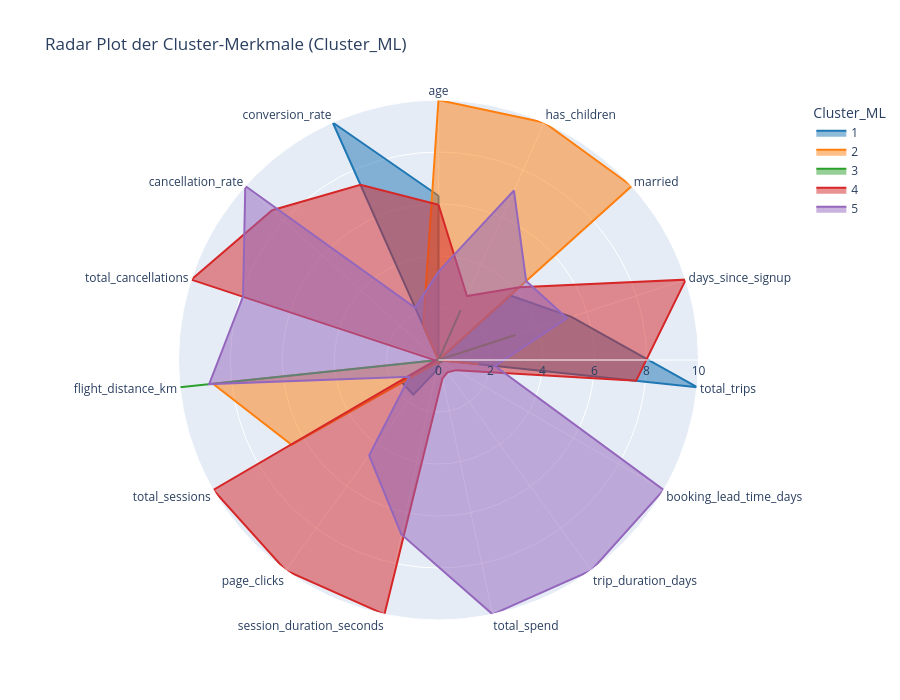

Source (notebook cell):
### Markdown cell above
# Woche 3: Musteranalyse & Perk-Zuweisung (Dateien: 04Session_base_ML.csv)

### Code cell
# 📊 Einheitliches Skript: Cluster-Radarplot + Tabelle + Countplot
import pandas as pd
import numpy as np
import matplotlib.pyplot as plt
import seaborn as sns
import plotly.express as px
from sklearn.preprocessing import MinMaxScaler
from IPython.display import display

# Farb-Maps (Plotly + Seaborn)
COLOR_MAP_CLUSTER_PLOTLY = {
    1: 'rgb(31, 119, 180)',   # Blau
    2: 'rgb(255, 127, 14)',   # Orange
    3: 'rgb(44, 160, 44)',    # Grün
    4: 'rgb(214, 39, 40)',    # Rot
    5: 'rgb(148, 103, 189)',  # Lila
}
COLOR_MAP_CLUSTER_SEABORN = {
    1: (31/255, 119/255, 180/255),
    2: (255/255, 127/255, 14/255),
    3: (44/255, 160/255, 44/255),
    4: (214/255, 39/255, 40/255),
    5: (148/255, 103/255, 189/255),
}
COLOR_DISCRETE_MAP_PLOTLY = {str(k): v for k, v in COLOR_MAP_CLUSTER_PLOTLY.items()}

# Perk-Zuordnung
PERKS = [
    'Kostenloses aufgegebenes Gepäckstück',
    'Exklusive Rabatte',
    'Kostenloses Hotelessen',
    'Keine Stornierungsgebühren',
    '1 kostenlose Hotelübernachtung mit Flug'
]
cluster_to_perk_map = {
    2: PERKS[0], # Max. age -> Familien
    5: PERKS[4], # Max. total_spend -> Luxus
    4: PERKS[1], # Niedrig -> Rabatte
    3: PERKS[3], # Max. total_trips -> Viel-Bucher
    1: PERKS[2], # Max. Engagement -> Recherchierer
}
# Radarplot-Funktion
def erstelle_cluster_radar_plot(df_raw, grouping_col_name, exclude_cols, r_label, title_format):
    df_processed = df_raw.copy()

    # Nur numerische Features außer den auszuschließenden
    metric_cols = [
        c for c in df_processed.columns 
        if c not in exclude_cols and pd.api.types.is_numeric_dtype(df_processed[c])
    ]
    metric_cols = [c for c in metric_cols if c != grouping_col_name]

    # Gruppierung und Mittelwerte
    grouped_means = df_processed.groupby(grouping_col_name)[metric_cols].mean()

    # Skalierung auf 0–10
    scaler = MinMaxScaler()
    df_normalized = pd.DataFrame(
        scaler.fit_transform(grouped_means),
        index=grouped_means.index,
        columns=grouped_means.columns
    ) * 10
    df_normalized[grouping_col_name] = df_normalized.index

    # Long-Format für Plotly
    df_plot = df_normalized.melt(
        id_vars=grouping_col_name,
        var_name="Metrik",
        value_name=r_label
    )
    df_plot[grouping_col_name] = df_plot[grouping_col_name].astype(str)

    # Radarplot
    fig = px.line_polar(
        df_plot,
        r=r_label,
        theta="Metrik",
        color=grouping_col_name,
        line_close=True,
        title=title_format.format(group_col=grouping_col_name),
        color_discrete_map=COLOR_DISCRETE_MAP_PLOTLY
    )
    fig.update_traces(fill="toself")
    fig.update_layout(
        polar=dict(radialaxis=dict(visible=True, range=[0, 10])),
        height=700
    )
    display(fig)

# Daten vorbereiten
df_final = df_customer_data.copy()   # dein Original-DF
df_final["zugewiesener_Perk"] = df_final["Cluster_ML"].map(cluster_to_perk_map)

# Tabelle (Cluster-Profiling)
numerical_features = ["total_trips","total_spend","age","session_duration_seconds","page_clicks","total_cancellations"]
cluster_profiling = df_final.groupby("Cluster_ML")[numerical_features].mean().reset_index()
cluster_profiling["zugewiesener_Perk"] = cluster_profiling["Cluster_ML"].map(cluster_to_perk_map)

print("\n!!! STATISTISCHE ZUORDNUNGSTABELLE (Mittelwerte pro Cluster) !!!")
print(cluster_profiling.to_string(index=False, float_format="%.2f"))

# Radarplot
plt.figure(figsize=(5, 5))
erstelle_cluster_radar_plot(
    df_raw=df_final,
    grouping_col_name="Cluster_ML",
    exclude_cols=["user_id","zugewiesener_Perk"],
    r_label="Wert (0-10)",
    title_format="Radar Plot der Cluster-Merkmale ({group_col})"
)

### Figure 1 — Plotly figure (JSON) as saved in the notebook; plotly's stock layout.template omitted (floating-point values rounded to 4 significant figures)
{"data": [{"fill": "toself", "hovertemplate": "Cluster_ML=1<br>Wert (0-10)=%{r}<br>Metrik=%{theta}<extra></extra>", "legendgroup": "1", "line": {"color": "rgb(31, 119, 180)", "dash": "solid"}, "marker": {"symbol": "circle"}, "mode": "lines", "name": "1", "r": [6.319, 0.0, 3.709, 5.377, 10.0, 0.0, 0.0008098, 0.1304, 0.4349, 1.654, 1.66, 0.0, 0.004378, 0.002568, 10.0, 6.319], "showlegend": true, "subplot": "polar", "theta": ["age", "has_children", "married", "days_since_signup", "total_trips", "booking_lead_time_days", "trip_duration_days", "total_spend", "session_duration_seconds", "page_clicks", "total_sessions", "flight_distance_km", "total_cancellations", "cancellation_rate", "conversion_rate", "age"], "type": "scatterpolar"}, {"fill": "toself", "hovertemplate": "Cluster_ML=2<br>Wert (0-10)=%{r}<br>Metrik=%{theta}<extra></extra>", "legendgroup": "2", "line": {"color": "rgb(255, 127, 14)", "dash": "solid"}, "marker": {"symbol": "circle"}, "mode": "lines", "name": "2", "r": [10.0, 10.0, 10.0, 0.0, 1.556, 0.02645, 0.0, 0.1876, 0.03847, 0.1471, 6.526, 8.722, 0.0, 0.0, 1.444, 10.0], "showlegend": true, "subplot": "polar", "theta": ["age", "has_children", "married", "days_since_signup", "total_trips", "booking_lead_time_days", "trip_duration_days", "total_spend", "session_duration_seconds", "page_clicks", "total_sessions", "flight_distance_km", "total_cancellations", "cancellation_rate", "conversion_rate", "age"], "type": "scatterpolar"}, {"fill": "toself", "hovertemplate": "Cluster_ML=3<br>Wert (0-10)=%{r}<br>Metrik=%{theta}<extra></extra>", "legendgroup": "3", "line": {"color": "rgb(44, 160, 44)", "dash": "solid"}, "marker": {"symbol": "circle"}, "mode": "lines", "name": "3", "r": [0.0, 2.098, 0.0, 3.105, 0.0, 0.1791, 0.08467, 0.0, 0.0, 0.0, 0.0, 10.0, 0.0, 0.0, 0.0, 0.0], "showlegend": true, "subplot": "polar", "theta": ["age", "has_children", "married", "days_since_signup", "total_trips", "booking_lead_time_days", "trip_duration_days", "total_spend", "session_duration_seconds", "page_clicks", "total_sessions", "flight_distance_km", "total_cancellations", "cancellation_rate", "conversion_rate", "age"], "type": "scatterpolar"}, {"fill": "toself", "hovertemplate": "Cluster_ML=4<br>Wert (0-10)=%{r}<br>Metrik=%{theta}<extra></extra>", "legendgroup": "4", "line": {"color": "rgb(214, 39, 40)", "dash": "solid"}, "marker": {"symbol": "circle"}, "mode": "lines", "name": "4", "r": [5.969, 2.692, 4.187, 10.0, 7.643, 0.7796, 0.5854, 0.7257, 10.0, 10.0, 10.0, 0.1226, 10.0, 8.61, 7.381, 5.969], "showlegend": true, "subplot": "polar", "theta": ["age", "has_children", "married", "days_since_signup", "total_trips", "booking_lead_time_days", "trip_duration_days", "total_spend", "session_duration_seconds", "page_clicks", "total_sessions", "flight_distance_km", "total_cancellations", "cancellation_rate", "conversion_rate", "age"], "type": "scatterpolar"}, {"fill": "toself", "hovertemplate": "Cluster_ML=5<br>Wert (0-10)=%{r}<br>Metrik=%{theta}<extra></extra>", "legendgroup": "5", "line": {"color": "rgb(148, 103, 189)", "dash": "solid"}, "marker": {"symbol": "circle"}, "mode": "lines", "name": "5", "r": [3.398, 7.136, 4.537, 5.196, 2.186, 10.0, 10.0, 10.0, 6.86, 4.539, 1.288, 8.87, 7.905, 10.0, 2.201, 3.398], "showlegend": true, "subplot": "polar", "theta": ["age", "has_children", "married", "days_since_signup", "total_trips", "booking_lead_time_days", "trip_duration_days", "total_spend", "session_duration_seconds", "page_clicks", "total_sessions", "flight_distance_km", "total_cancellations", "cancellation_rate", "conversion_rate", "age"], "type": "scatterpolar"}], "layout": {"height": 700, "legend": {"title": {"text": "Cluster_ML"}, "tracegroupgap": 0}, "polar": {"angularaxis": {"direction": "clockwise", "rotation": 90}, "domain": {"x": [0, 1], "y": [0, 1]}, "radialaxis": {"range": [0, 10], "visible": true}}, "title": {"text": "Radar Plot der Cluster-Merkmale (Cluster_ML)"}}}
